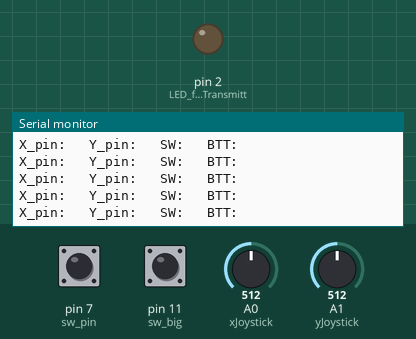
Simulated run of this sketch. Board: Arduino Uno, built with avr-gcc and run on an emulated ATmega328P. On the bench: output pins drawn as LEDs (lit = HIGH), the last lines printed to the serial monitor. The inputs (shaded band) are chosen by the test bench; at power-on: pin 7 (sw_pin) HIGH, A0 (xJoystick) = 512, A1 (yJoystick) = 512, pin 11 (sw_big) LOW. No radio packets arrive unless stated.

Above: at 1.2 s.
1.3 s: pin 7 (sw_pin) pulled LOW for 0.15 s
At 2.1 s:
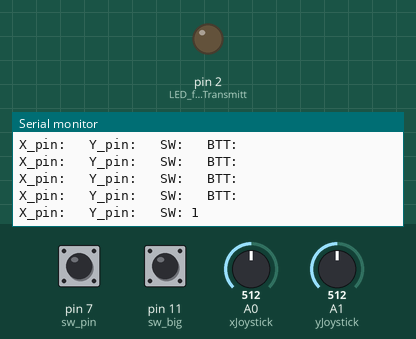
3.8 s: A0 (xJoystick) set to 552
At 4.6 s:
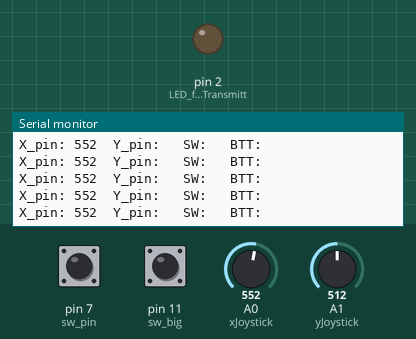
5.3 s: A1 (yJoystick) set to 0
At 6.4 s:
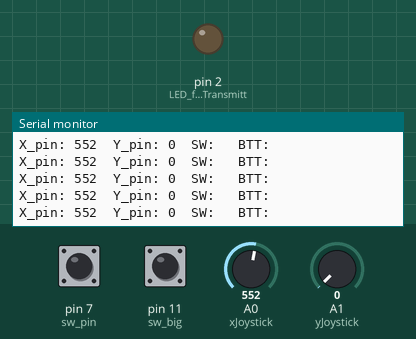
8.3 s: A0 (xJoystick) set to 530
At 9.4 s:
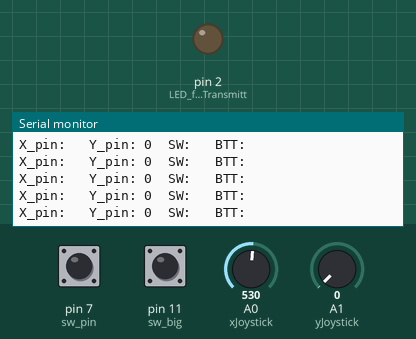
11.3 s: pin 11 (sw_big) pulled HIGH for 3.2 s
At 12.0 s:
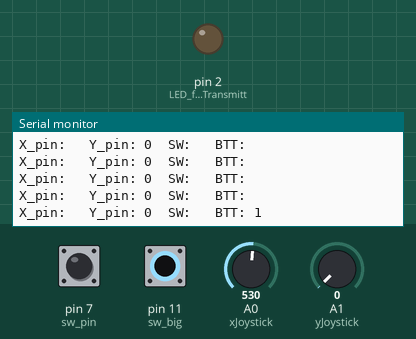
17.5 s: pin 7 (sw_pin) pulled LOW for 1 s
At 18.3 s:
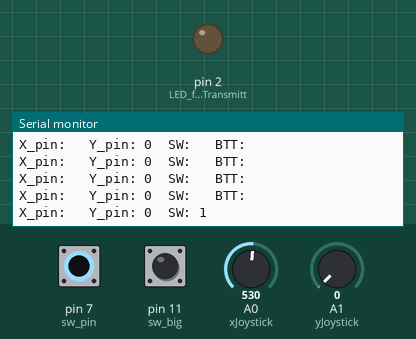

The sketch:

joystick-24l01-final.ino
```cpp
const int xJoystick = A0;
const int yJoystick = A1;
//Asign pin numbers for the Joystick
const int sw_pin = 7; // digital pin connected to switch output
const int sw_big = 11; // digital pin connected to switch 2 (the bigger button)

#include <SPI.h>
#include <nRF24L01.h>
#include <RF24.h>
RF24 radio(9, 10); // CE, CSN
const uint64_t pipes[2] = { 0xEEFDFDFDECLL, 0xEEFDFDF0DFLL };

struct package {
  int xAxis;
  int yAxis;
  int lights;
  int stopLights;
};

typedef struct package Package;
Package data;


void setup() {
  Serial.begin(57600);
  // ***** Transmitter 2.4GHz nRF24L01 settings *****
  pinMode(2, OUTPUT); // LED for the Transmitt
  radio.begin();
  radio.openWritingPipe(pipes[0]);
  // radio.setPALevel(RF24_PA_HIGH);
  radio.setPALevel(RF24_PA_MAX);
  radio.enableDynamicPayloads(); // Not working without this
  radio.stopListening();

  // For the Joystick
  // Reading from the Joystick is as follows:
  // Reading X - Axis Front to back, the positions are 1023 - 500 - 0 while 500 is the middle (idle) stage
  // Reading Y - Axis Left to Right the pistions are 0 - 520 - 1023 while the 520 is the middle (idle) stage
  pinMode(sw_pin, INPUT);
  pinMode(sw_big, INPUT);
  digitalWrite(sw_pin, HIGH);


  Serial.println("");

}

void loop() {
  radio.begin();
  radio.openWritingPipe(pipes[0]);
  // radio.setPALevel(RF24_PA_HIGH);
  radio.setPALevel(RF24_PA_MAX);
  radio.enableDynamicPayloads(); // Not working without this
  Serial.print("X_pin: ");
  data.xAxis = analogRead(xJoystick); // Read Joysticks X-axis
  if (data.xAxis > 540) {
    radio.write(&data, sizeof(data));
    Serial.print( data.xAxis);
  } else if (data.xAxis < 470) {
    radio.write(&data, sizeof(data));
    Serial.print( data.xAxis);
  }

  Serial.print("  Y_pin: ");
  data.yAxis = analogRead(yJoystick); // Read Joysticks Y-axis
  if (data.yAxis > 540) {
    radio.write(&data, sizeof(data));
    Serial.print(data.yAxis);
  } else if (data.yAxis < 470) {
    radio.write(&data, sizeof(data));
    Serial.print(data.yAxis);
  }

  Serial.print("  SW: ");
  if (digitalRead(sw_pin) == LOW) {
    data.lights = 1;
    Serial.print(data.lights);
    radio.write(&data, sizeof(data));
    delay(1000);
  } else {
    data.lights = 0;
  }

  Serial.print("  BTT: ");
  if (digitalRead(sw_big) == HIGH) {
    data.stopLights = 1;
    Serial.print(data.stopLights);
    radio.write(&data, sizeof(data));
    delay(1000);
  } else {
    data.stopLights = 0;
  }

  Serial.println("");

  // -----------------------------------------

  delay(10); // ??????????????????????????????????????????????????????????
  // TODO WHY I SEND ALWAYS RADIO BUT NOT ONE TIME AT THE AND OF THE LOOP ?

  // ****************************************

}
```

Measured:
- the behaviour switches between 540 and 541 on A0 (xJoystick) (found by bisection; images 1 and 2)
- after the input at 1.3 s, the serial monitor: prints a new line at once (image 1)
- after the input at 3.8 s, the serial monitor: prints a new line at once (image 2)
- after the input at 5.3 s, the serial monitor: prints a new line at once (image 3)
- after the input at 8.3 s, the serial monitor: prints a new line at once (image 4)
- after the input at 11.3 s, the serial monitor: prints a new line at once (image 5)
- after the input at 17.5 s, the serial monitor: prints a new line at once (image 6)
